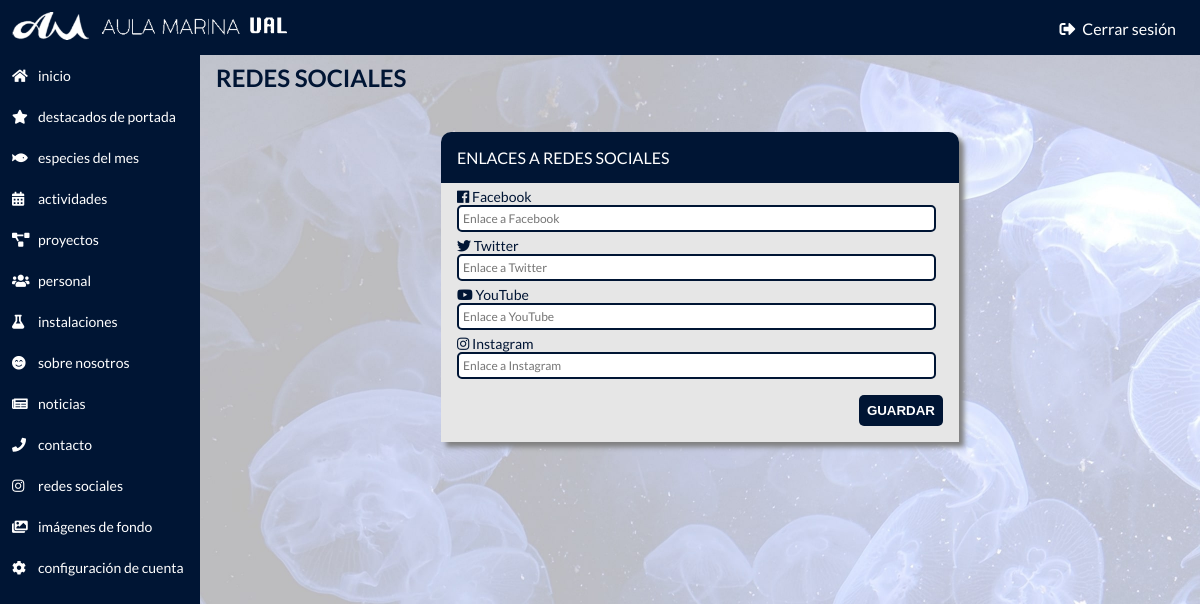
The app's page /9ku7d3cv/rrss.php (signed in), older data.
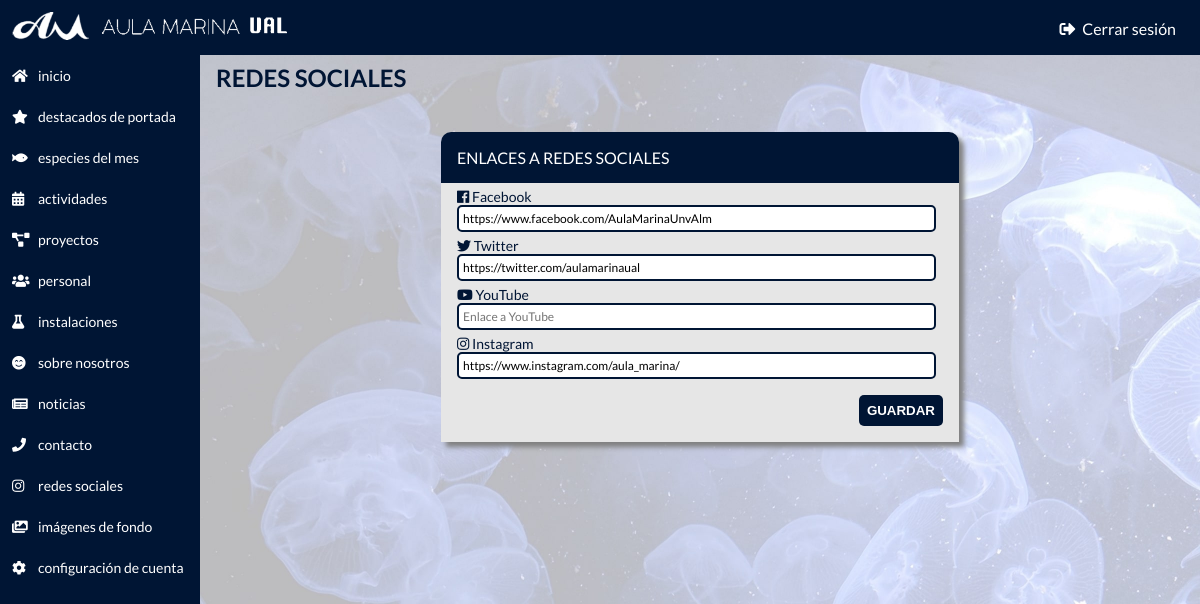
The same page, newer data.
### tables this page shows
CREATE TABLE rrss(
	id INT(11) PRIMARY KEY AUTO_INCREMENT,
	name VARCHAR(20),
    link VARCHAR(2083)
);

### php-functions/functions.php (called while the page is built, shortened)
<?php
$conn->query("SET NAMES 'utf8'");
function getRRSS(&$result)
{
    global $conn;
    $sql = "SELECT * FROM rrss";
    $rec = $conn->query($sql);
}

### 9ku7d3cv/rrss.php (the view, shortened to what this page needs)
<?php
include_once '../db/connection.php';
include '../php-functions/functions.php';
getRRSS($rrss);
?>
<!DOCTYPE html>
<html>
<head>
  <link rel="stylesheet" href="../css/admin.css">
  <link rel="stylesheet" href="https://use.fontawesome.com/releases/v5.5.0/css/all.css"
>
</head>
<body>
  <div class="wrapper-admin-inicio">
    <div class="wrapper-admin-top-side">
      <div class="top-nav">
        <div class="top-nav-content">
          <div class="top-nav-left">
            <a href="home.php">
              <img alt="Logo del Aula Marina" src="../res/aula-marina-logo2.png" />
            </a>
          </div>
          <div class="top-nav-right">
            <a href="logout.php"><i class="fas fa-sign-out-alt"></i> Cerrar sesión</a>
          </div>
        </div>
      </div>
    </div>
    <div class="left-nav">
      <a href="home.php"><i class="fas fa-home"></i><span>INICIO</span></a>
      <a href="featured.php"><i class="fas fa-star"></i><span>DESTACADOS DE PORTADA</span></a>
      <a href="species-of-the-month.php"><i class="fas fa-fish"></i><span>ESPECIES DEL MES</span></a>
      <a href="activities.php"><i class="fas fa-calendar-alt"></i><span>ACTIVIDADES</span></a>
      <a href="projects.php"><i class="fas fa-project-diagram"></i><span>PROYECTOS</span></a>
      <a href="people.php"><i class="fas fa-users"></i><span>PERSONAL</span></a>
      <a href="facilities.php"><i class="fas fa-flask"></i><span>INSTALACIONES</span></a>
      <a href="about-us.php"><i class="fas fa-smile-beam"></i><span>SOBRE NOSOTROS</span></a>
      <a href="news.php"><i class=" fas fa-newspaper"></i><span>NOTICIAS</span></a>
      <a href="contact.php"><i class="fas fa-phone"></i><span>CONTACTO</span></a>
      <a href="rrss.php"><i class="fab fa-instagram"></i><span>REDES SOCIALES</span></a>
      <a href="backgrounds.php"><i class="fas fa-images"></i><span>IMÁGENES DE FONDO</span></a>
      <a href="config.php"><i class="fas fa-cog"></i><span>CONFIGURACIÓN DE CUENTA</span></a>
    </div>
    <div class="wrapper-bot-side">
      <div class="content-admin">
        <span class="content-admin-title">REDES SOCIALES</span>
        <div class="admin-content">
          <div class="admin-form2-wrapper">
            <div class="admin-form2-title">ENLACES A REDES SOCIALES</div>
            <div class="admin-form2">
              <form method="POST">
                <div class="field2">
                  <span><i class="fab fa-facebook"></i> Facebook</span>
                  <input name="fc" type="text" value="<?php echo $rrss[0]->link; ?>" placeholder="Enlace a Facebook" />
                </div>
                <div class="field2">
                  <span><i class="fab fa-twitter"></i> Twitter</span>
                  <input name="tw" type="text" value="<?php echo $rrss[1]->link; ?>" placeholder="Enlace a Twitter" />
                </div>
                <div class="field2">
                  <span><i class="fab fa-youtube"></i> YouTube</span>
                  <input name="yt" type="text" value="<?php echo $rrss[2]->link; ?>" placeholder="Enlace a YouTube" />
                </div>
                <div class="field2">
                  <span><i class="fab fa-instagram"></i> Instagram</span>
                  <input name="ig" type="text" value="<?php echo $rrss[3]->link; ?>" placeholder="Enlace a Instagram" />
                </div>
                <div class="submit2" style="display:block;text-align:right;">
                  <input name="submit" type="submit" value="GUARDAR" />
                </div>
              </form>
            </div>
          </div>
        </div>
      </div>
    </div>
  </div>
</body>
</html>

Row changes from the older to the newer data that the page shows:
added rrss: fc "https://www.facebook.com/AulaMarinaUnvAlm"
added rrss: tw "https://twitter.com/aulamarinaual"
added rrss: ig "https://www.instagram.com/aula_marina/"
